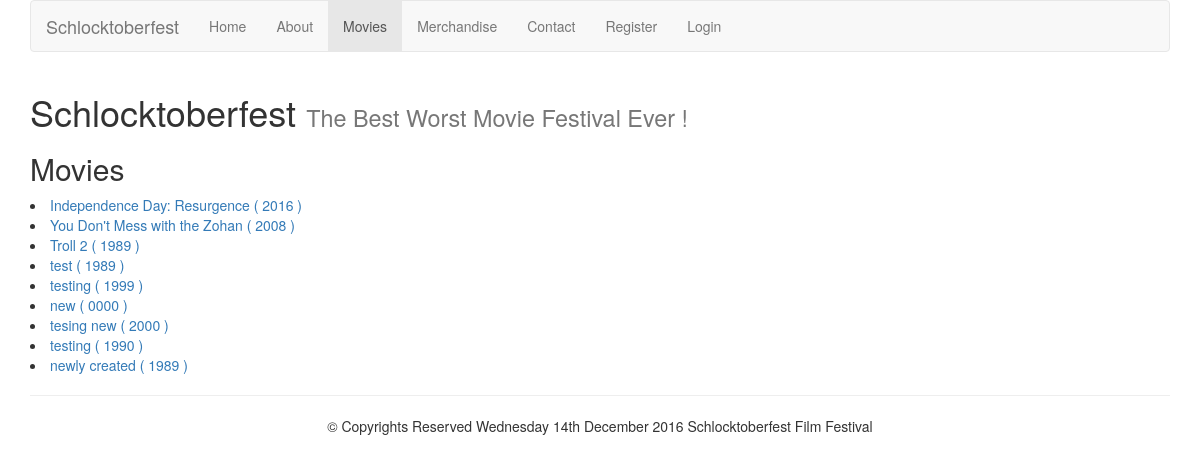
Page /?page=movies on the committed database.
### tables this page shows
CREATE TABLE `movies` (
  `id` tinyint(3) UNSIGNED NOT NULL,
  `title` varchar(255) NOT NULL,
  `year` year(4) NOT NULL,
  `description` text NOT NULL,
  `poster` varchar(255) DEFAULT NULL
);

### App/Views/MoviesView.php (called while the page is built, shortened)
<?php
Class MoviesView extends View
{
	public function render(){
		$page="movies";
		include "templates/master.inc.php";
	}
	public function content(){
		extract($this->data);
		include "templates/movies.inc.php";
	}
}

### App/Controllers/MoviesController.php (called while the page is built, shortened)
<?php
Class MoviesController
{
	public function showAll(){
		$movies = new MoviesModel();
		$moviesList = $movies->showAll();
		$view = new MoviesView(compact('moviesList'));
     	$view->render();
	}
}

### index.php (called while the page is built, shortened)
<?php
  require "routes.php";

### App/Models/DatabaseModel.php (called while the page is built, shortened)
<?php
abstract Class DatabaseModel
{
	protected static function getDatabaseConnection(){
		$dsn = 'mysql:host=localhost;dbname=Schlocktober;charset=utf8';
		$dbc = new PDO($dsn, 'root', '');
		$dbc->setAttribute(PDO::ATTR_ERRMODE, PDO::ERRMODE_EXCEPTION);
		$dbc->setAttribute(PDO::ATTR_EMULATE_PREPARES, false);
		return $dbc;
	}
	public function showAll(){
		$db = $this->getDatabaseConnection();
		$sql = "SELECT " . implode(',', static::$columns). " FROM " . static::$tablename;
		$statement = $db->prepare($sql);
		$result = $statement->execute();
		$moviesArray = [];
		while ($record = $statement->fetch(PDO::FETCH_ASSOC)){
			array_push($moviesArray, $record);
		}
		return $moviesArray;
	}
}

### templates/movies.inc.php (the view, shortened to what this page needs)
<div class="row">
<div class="col-xs-12">
  <h1>Schlocktoberfest <small>The Best Worst Movie Festival Ever !</small></h1>
  <h2>Movies</h2>
  <?php foreach($moviesList as $movie):?>
  		<li><a href="./?page=featuredmovie&amp;id=<?=$movie['id'];?>"><?= $movie['title']. ' ( ' . $movie['year'] .' ) ';?></a></li>
  <?php endforeach; ?>
</div>
</div>

### routes.php (shortened to what this page needs)
<?php
  $page = isset($_GET['page']) ? $_GET['page'] : "home";
  switch ($page) {
    case 'movies':
      $controller = new MoviesController();
      $controller->showAll();
      break;
  }

### templates/master.inc.php (shortened to what this page needs)
<!DOCTYPE html>
<html lang="en">
  <head>
    <link href="css/bootstrap.min.css" rel="stylesheet">
  </head>
  <body>
    <div class="container">
      <nav class="navbar navbar-default">
        <div class="container-fluid">
          <div class="navbar-header">
            <a class="navbar-brand" href="#">Schlocktoberfest</a>
          </div>
          <div class="collapse navbar-collapse" id="bs-example-navbar-collapse-1">
            <ul class="nav navbar-nav">
              <li<?php if($page === "home"):?> class="active" <?php endif; ?>><a href=".\">Home <span class="sr-only">(current)</span></a></li>
              <li<?php if($page === "about"):?> class="active" <?php endif; ?>><a href=".\?page=about">About</a></li>
              <li<?php if($page === "movies"):?> class="active" <?php endif; ?>><a href=".\?page=movies">Movies</a></li>
              <li<?php if($page === "merchandise"):?> class="active" <?php endif; ?>><a href=".\?page=merchandise">Merchandise</a></li>
              <li<?php if($page === "contact"):?> class="active" <?php endif; ?>><a href=".\?page=contact">Contact</a></li>
              <?php    if(isset($_SESSION['user_id'])):   ?>
               <li<?php if($page === "account"):?> class="active" <?php endif; ?>><a href=".\?page=account"><?= $_SESSION['user_email'];?></a></li><li<?php if($page === "logout"):?> class="active" <?php endif; ?>><a href=".\?page=logout">Logout</a></li>
              <?php    else:   ?>
              <li<?php if($page === "register"):?> class="active" <?php endif; ?>><a href=".\?page=register">Register</a></li>
              <li<?php if($page === "login"):?> class="active" <?php endif; ?>><a href=".\?page=login">Login</a></li>
              <?php    endif;   ?>
            </ul>
          </div>
        </div>
      </nav>
      <?php
        $this->content();
      ?>
      <hr>
      <footer>
        <p class="text-center">&copy;  Copyrights              Reserved
        <?php echo date('l jS F Y');?> Schlocktoberfest Film Festival</p>
      </footer>
    </div>
  </body>
</html>

### rows in the picture
movies: title "Independence Day: Resurgence", year "2016"
movies: title "You Don't Mess with the Zohan", year "2008"
movies: title "Troll 2", year "1989"
movies: title "test", year "1989"
movies: title "testing", year "1999"
movies: title "new", year "0000"
movies: title "tesing new", year "2000"
movies: title "testing", year "1990"
movies: title "newly created", year "1989"
